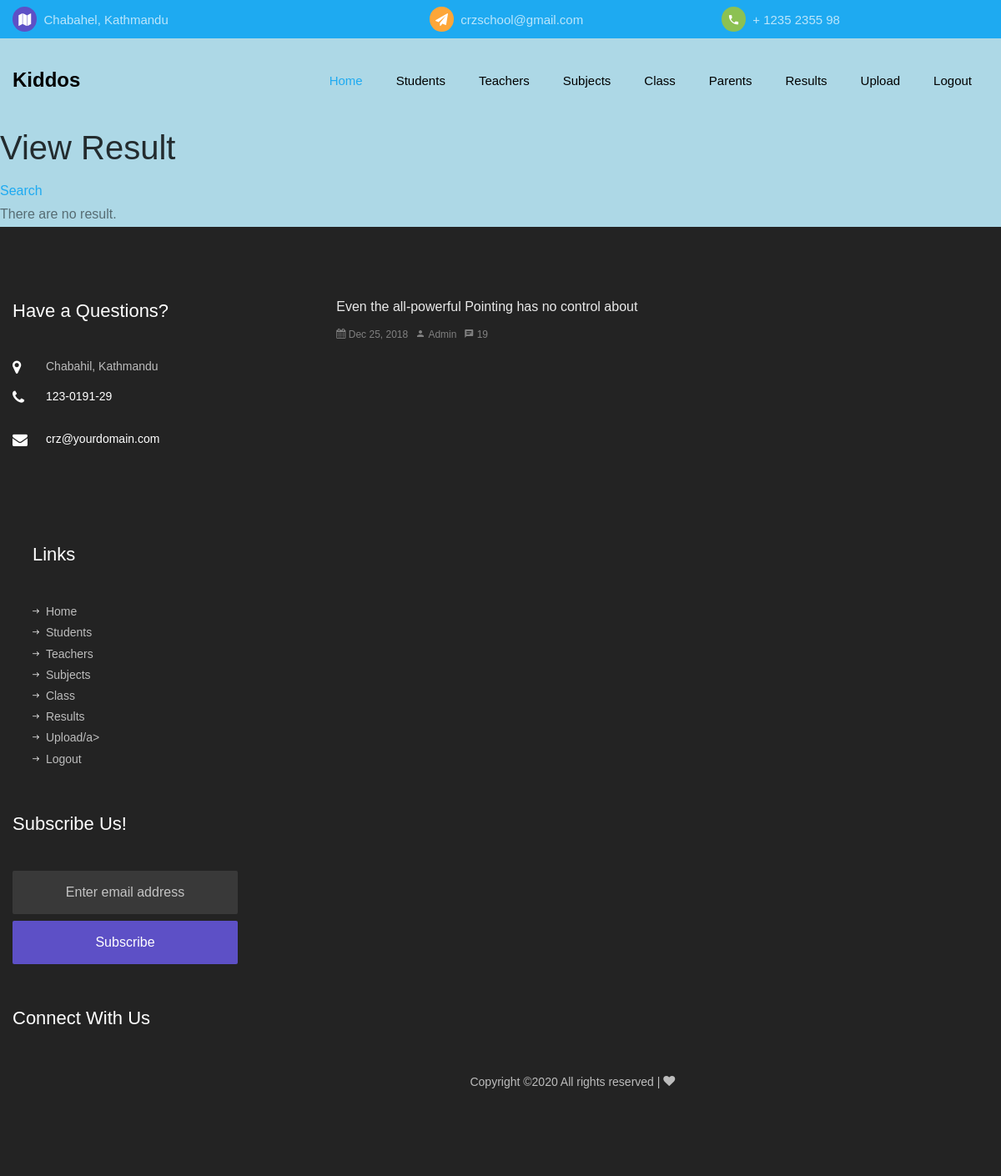
Page /app/resultlist/ on the earlier database version.
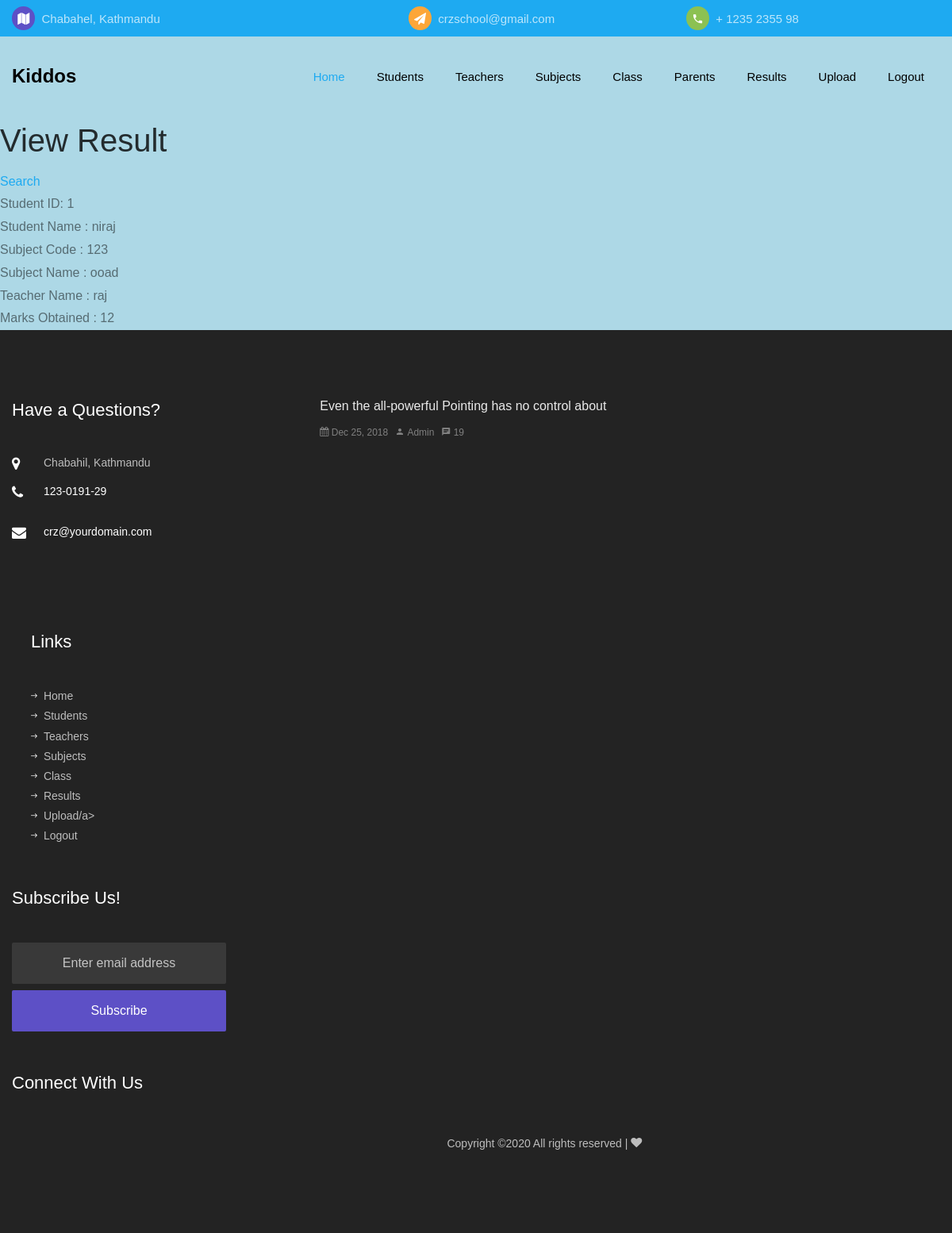
Same page on the later database version.
### app/models.py (models this page shows, shortened)
class Result(models.Model):
    student_id = models.IntegerField()
    student_name = models.CharField(max_length=50)
    subject_code = models.IntegerField()
    subject_name = models.CharField(max_length=50)
    teacher_name = models.CharField(max_length=50)
    marks_obtained = models.IntegerField()

### app/views.py (the view)
# urls.py: path('resultlist/',view_result_lists),
def view_result_lists(request):
    list_of_result= Result.objects.all()
    context_variable = {
        'result': list_of_result
    }
    return render(request,'result/result_list.html',context_variable)

### app/templates/result/result_list.html (shortened to what this page needs)
{% extends 'base/base.html' %}
    {% load static %}
    {% block content %}
    <h1>View Result</h1>
    <a href="/app/searchresult/">Search</a> <br>
    {% for results in result %}
    Student ID: {{results.student_id}} <br>
    Student Name : {{results.student_name}} <br>
    Subject Code : {{results.subject_code}}<br>
    Subject Name : {{results.subject_name}}<br>
    Teacher Name : {{results.teacher_name}}<br>
    Marks Obtained : {{results.marks_obtained}}<br>
    {% empty %}
    There are no result.
    {% endfor %}
    {% endblock %}

Differences in the rows shown:
added Result: student_id "1", student_name "niraj", subject_code "123", subject_name "ooad", teacher_name "raj", marks_obtained "12"
Other differences:
text no longer shown: "There are no result."
